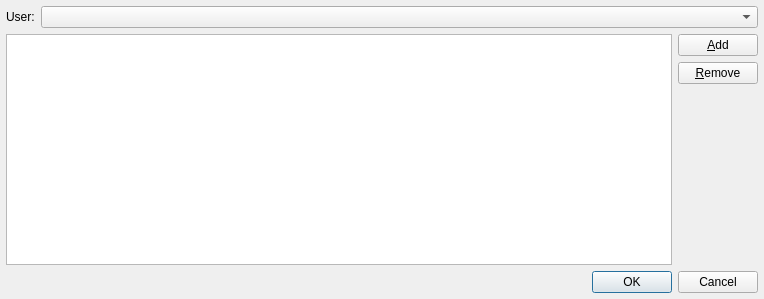
<ui version="4.0" >
 <class>NotificationRouteDialogUI</class>
 <widget class="QDialog" name="NotificationRouteDialogUI" >
  <property name="geometry" >
   <rect>
    <x>0</x>
    <y>0</y>
    <width>764</width>
    <height>299</height>
   </rect>
  </property>
  <property name="windowTitle" >
   <string>Edit Notification Routes</string>
  </property>
  <layout class="QVBoxLayout" >
   <property name="margin" >
    <number>6</number>
   </property>
   <property name="spacing" >
    <number>6</number>
   </property>
   <item>
    <layout class="QHBoxLayout" >
     <property name="margin" >
      <number>0</number>
     </property>
     <property name="spacing" >
      <number>6</number>
     </property>
     <item>
      <widget class="QLabel" name="label" >
       <property name="text" >
        <string>User:</string>
       </property>
      </widget>
     </item>
     <item>
      <widget class="RecordCombo" name="mUserFilterCombo" >
       <property name="sizePolicy" >
        <sizepolicy>
         <hsizetype>3</hsizetype>
         <vsizetype>0</vsizetype>
         <horstretch>0</horstretch>
         <verstretch>0</verstretch>
        </sizepolicy>
       </property>
      </widget>
     </item>
    </layout>
   </item>
   <item>
    <layout class="QHBoxLayout" >
     <property name="margin" >
      <number>0</number>
     </property>
     <property name="spacing" >
      <number>6</number>
     </property>
     <item>
      <widget class="NotificationRouteView" name="mNotificationRouteView" >
       <property name="alternatingRowColors" >
        <bool>true</bool>
       </property>
       <property name="rootIsDecorated" >
        <bool>false</bool>
       </property>
       <property name="sortingEnabled" >
        <bool>true</bool>
       </property>
      </widget>
     </item>
     <item>
      <layout class="QVBoxLayout" >
       <property name="margin" >
        <number>0</number>
       </property>
       <property name="spacing" >
        <number>6</number>
       </property>
       <item>
        <widget class="QPushButton" name="mAddButton" >
         <property name="text" >
          <string>&amp;Add</string>
         </property>
        </widget>
       </item>
       <item>
        <widget class="QPushButton" name="mRemoveButton" >
         <property name="text" >
          <string>&amp;Remove</string>
         </property>
        </widget>
       </item>
       <item>
        <spacer>
         <property name="orientation" >
          <enum>Qt::Vertical</enum>
         </property>
         <property name="sizeHint" >
          <size>
           <width>20</width>
           <height>40</height>
          </size>
         </property>
        </spacer>
       </item>
      </layout>
     </item>
    </layout>
   </item>
   <item>
    <widget class="QDialogButtonBox" name="buttonBox" >
     <property name="orientation" >
      <enum>Qt::Horizontal</enum>
     </property>
     <property name="standardButtons" >
      <set>QDialogButtonBox::Cancel|QDialogButtonBox::NoButton|QDialogButtonBox::Ok</set>
     </property>
    </widget>
   </item>
  </layout>
 </widget>
 <customwidgets>
  <customwidget>
   <class>RecordCombo</class>
   <extends>QComboBox</extends>
   <header>recordcombo.h</header>
  </customwidget>
  <customwidget>
   <class>NotificationRouteView</class>
   <extends>QTreeView</extends>
   <header>notificationrouteview.h</header>
  </customwidget>
 </customwidgets>
 <resources/>
 <connections>
  <connection>
   <sender>buttonBox</sender>
   <signal>accepted()</signal>
   <receiver>NotificationRouteDialogUI</receiver>
   <slot>accept()</slot>
   <hints>
    <hint type="sourcelabel" >
     <x>248</x>
     <y>254</y>
    </hint>
    <hint type="destinationlabel" >
     <x>157</x>
     <y>274</y>
    </hint>
   </hints>
  </connection>
  <connection>
   <sender>buttonBox</sender>
   <signal>rejected()</signal>
   <receiver>NotificationRouteDialogUI</receiver>
   <slot>reject()</slot>
   <hints>
    <hint type="sourcelabel" >
     <x>316</x>
     <y>260</y>
    </hint>
    <hint type="destinationlabel" >
     <x>286</x>
     <y>274</y>
    </hint>
   </hints>
  </connection>
 </connections>
</ui>
